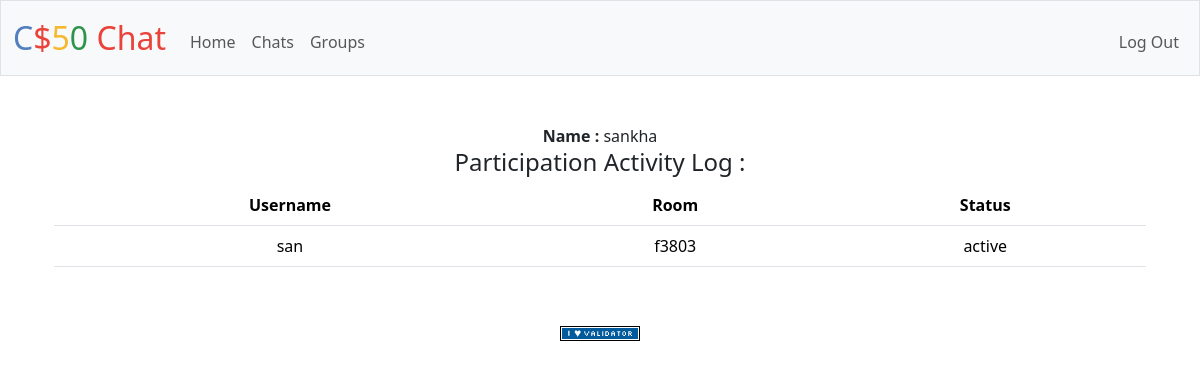
/ (signed in), run on the app's committed database.
### tables this page shows
CREATE TABLE users(
    id INTEGER PRIMARY KEY AUTOINCREMENT,
    name TEXT NOT NULL,
    password TEXT NOT NULL);

CREATE TABLE "info" (
    rid INTEGER NOT NULL ,
    rname TEXT NOT NULL,
username TEXT NOT NULL, status TEXT,id INTEGER PRIMARY KEY AUTOINCREMENT,
user_id INTEGER,
    FOREIGN KEY (user_id) REFERENCES users(id)
);

### app.py (the view)
@app.route('/')
@login_required
def index():
    rows = db.execute(
        "SELECT rname,username,status FROM info WHERE user_id = ? ", session["user_id"]
    )
    detail = db.execute(
        "SELECT name FROM users WHERE id = ? ", session["user_id"]
    )
    name = detail[0]['name']
    return render_template("index.html", name=name, rows=rows)

### app.py (called while the page is built)
@app.after_request
def after_request(response):
    response.headers["Cache-Control"] = "no-cache, no-store, must-revalidate"
    response.headers["Expires"] = 0
    response.headers["Pragma"] = "no-cache"
    return response

### helpers.py (called while the page is built)
def login_required(f):
    @wraps(f)
    def decorated_function(*args, **kwargs):
        if session.get("user_id") is None:
            return redirect("/login")
        return f(*args, **kwargs)
    return decorated_function

### templates/index.html (shortened to what this page needs)
{% extends "layout.html" %}
{% block main %}
<div class="container">
    <strong>Name :</strong> {{name}}
    <h4>Participation Activity Log : </h4>
     <table class = "table my-2">
        <thead>
        <tr>
          <th>Username</th>
          <th>Room</th>
          <th>Status</th>
        </tr>
      </thead>
      <tbody>
        {% for row in rows %}
            <tr>
              <td> {{ row.username }}</td>
              <td> {{ row.rname }}</td>
              <td> {{ row.status }}</td>
            </tr>
        {% endfor %}
      </tbody>
    </table>
</div>
{% endblock %}

### data on the page
users: name "sankha"
info: username "san", rname "f3803", status "active"
